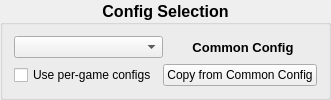
           <widget class="QGroupBox" name="ProfileGroupBox">
            <property name="sizePolicy">
             <sizepolicy hsizetype="Preferred" vsizetype="Preferred">
              <horstretch>0</horstretch>
              <verstretch>0</verstretch>
             </sizepolicy>
            </property>
            <property name="font">
             <font>
              <pointsize>12</pointsize>
              <bold>true</bold>
             </font>
            </property>
            <property name="title">
             <string>Config Selection</string>
            </property>
            <property name="alignment">
             <set>Qt::AlignmentFlag::AlignCenter</set>
            </property>
            <layout class="QVBoxLayout" name="verticalLayout_16">
             <item>
              <layout class="QHBoxLayout" name="horizontalLayout_6">
               <item>
                <widget class="QComboBox" name="ProfileComboBox">
                 <property name="font">
                  <font>
                   <pointsize>9</pointsize>
                   <bold>false</bold>
                  </font>
                 </property>
                 <property name="focusPolicy">
                  <enum>Qt::FocusPolicy::NoFocus</enum>
                 </property>
                 <property name="currentText">
                  <string/>
                 </property>
                 <property name="currentIndex">
                  <number>-1</number>
                 </property>
                 <property name="placeholderText">
                  <string>Common Config</string>
                 </property>
                </widget>
               </item>
               <item>
                <widget class="QLabel" name="TitleLabel">
                 <property name="font">
                  <font>
                   <pointsize>10</pointsize>
                   <bold>true</bold>
                  </font>
                 </property>
                 <property name="text">
                  <string>Common Config</string>
                 </property>
                 <property name="alignment">
                  <set>Qt::AlignmentFlag::AlignCenter</set>
                 </property>
                 <property name="wordWrap">
                  <bool>true</bool>
                 </property>
                </widget>
               </item>
              </layout>
             </item>
             <item>
              <layout class="QHBoxLayout" name="horizontalLayout_2">
               <item>
                <widget class="QCheckBox" name="PerGameCheckBox">
                 <property name="sizePolicy">
                  <sizepolicy hsizetype="Minimum" vsizetype="Minimum">
                   <horstretch>0</horstretch>
                   <verstretch>0</verstretch>
                  </sizepolicy>
                 </property>
                 <property name="font">
                  <font>
                   <pointsize>9</pointsize>
                   <bold>false</bold>
                  </font>
                 </property>
                 <property name="focusPolicy">
                  <enum>Qt::FocusPolicy::NoFocus</enum>
                 </property>
                 <property name="text">
                  <string>Use per-game configs</string>
                 </property>
                </widget>
               </item>
               <item>
                <widget class="QPushButton" name="CopyCommonButton">
                 <property name="font">
                  <font>
                   <pointsize>9</pointsize>
                   <bold>false</bold>
                  </font>
                 </property>
                 <property name="focusPolicy">
                  <enum>Qt::FocusPolicy::NoFocus</enum>
                 </property>
                 <property name="text">
                  <string>Copy from Common Config</string>
                 </property>
                </widget>
               </item>
              </layout>
             </item>
            </layout>
           </widget>
